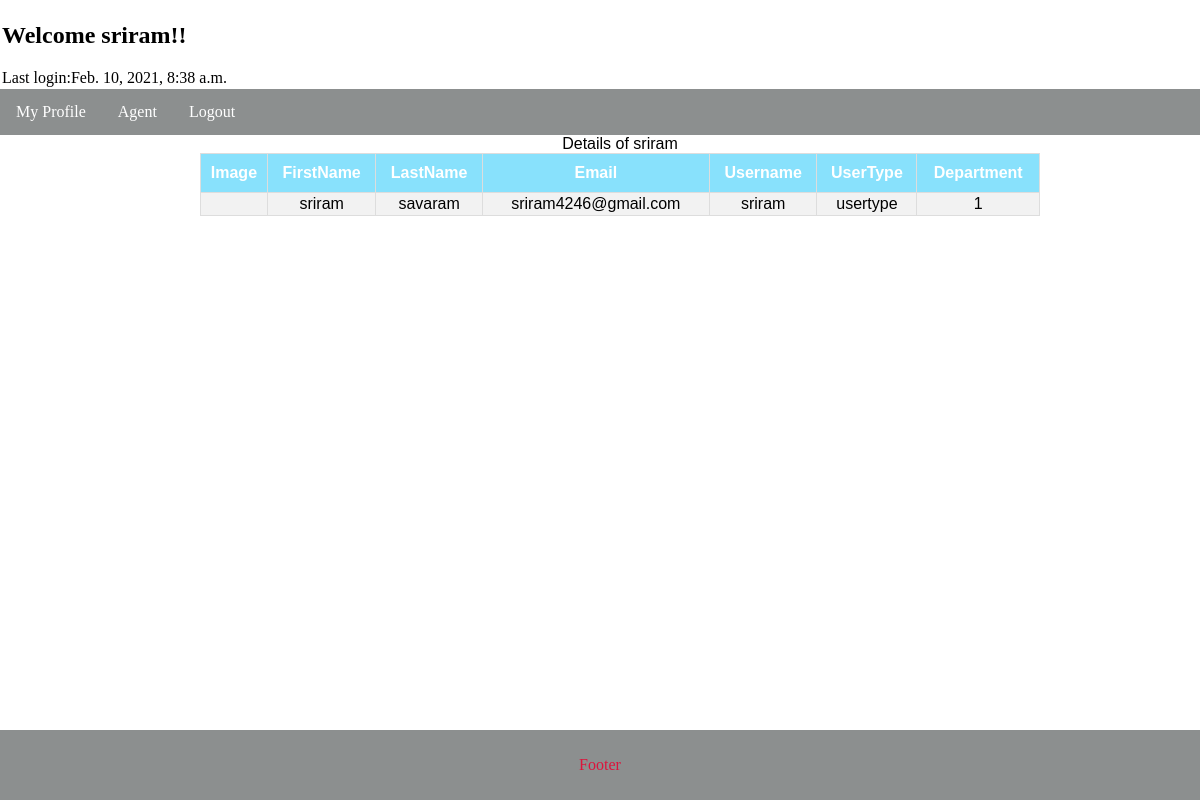
/agent/1/imageData/ (signed in), run on the app's committed database.
### agent/models.py (models this page shows, shortened)
class AgentTable(models.Model):
    id = models.AutoField(auto_created=True, primary_key=True)
    firstName = models.CharField(max_length=8, default="")
    lastName = models.CharField(max_length=30)
    username = models.CharField(max_length=20, unique=True, null=False)
    password = models.CharField(max_length=20, null=False)
    dept = models.CharField(max_length=30, blank=True, null=True)
    created_date = models.DateTimeField(default=timezone.now)
    email = models.EmailField(max_length=20, unique=True, default="", null=False)
    image = models.ImageField(blank=True, null=True, default='0')
    updated_date = models.DateTimeField(auto_now=True)
    created_by = models.CharField(max_length=30, null=True)
    count = models.IntegerField(blank=True, default=0)
    usertype = models.CharField(max_length=30,default='')

### agent/views.py (the view)
# urls.py: path('<int:id>/imageData/', views.imageData, name="imageData"),
def imageData(request, id):
    image_details = getAgentDetailsImageClick(id)
    usertype = request.session["usertype"]
    last_login = getLastLoginTime(request.session["id"])
    try:
        if image_details:
            return render(request, "showDetailImageClick.html", {"show_image_obj": image_details, "usertype": usertype,"last_login":last_login})
    except:
        return render(request, "showDetailImageClick.html", {"msg": "No details Found"})

### agent/DButils.py (called while the page is built)
def getLastLoginTime(sessionId):
    loginTimeList = []
    log_obj = LogTable.objects.filter(sessionId=sessionId).values_list('loginTime', flat=True)
    if log_obj:
        for last_login_time in log_obj:
            loginTimeList.append(last_login_time)
        loginTimeList.sort(reverse=True)
        if len(loginTimeList) >= 2:
            return loginTimeList[1]
        else:
            return loginTimeList[0]
    else:
        return datetime.datetime.now()

def getAgentDetailsImageClick(id):
    return AgentTable.objects.get(id=id)

### agent/templates/showDetailImageClick.html (shortened to what this page needs)
{% extends "agentDetails.html" %}
{% block code %}
        {% load static %}
            <link rel="stylesheet" type="text/css" href="{% static 'css/showAgents.css' %}">
<div>
    <table id="image-click-agent-table">
          {% if show_image_obj %}
              <caption>Details of {{show_image_obj.username}} </caption>
            <tr>
                <th>Image</th>
                <th>FirstName</th>
                <th>LastName</th>
                 <th>Email</th>
                 <th>Username</th>
                 <th>UserType</th>
                  <th>Department</th>
            </tr>
            <tr>
                <td>
                </td>
                <td>
                    {{show_image_obj.firstName}}
                <td>
                     {{show_image_obj.lastName}}
                </td>
                <td>
                     {{show_image_obj.email}}
                </td>
                <td>
                     {{show_image_obj.username}}
                </td>
                <td>
                     {{show_image_obj.usertype}}
                </td>
                <td>
                     {{show_image_obj.dept}}
                </td>
            </tr>
             {% endif %}
        </table>
  </div>
{%endblock%}

### static/css/profiledetails.css (style rules this page uses)
* { box-sizing: border-box; }
body { margin: 0; }

### static/css/showAgents.css (style rules this page uses)
* { box-sizing: border-box; }
body { margin: 0; }
#image-click-agent-table { font-family: Arial, Helvetica, sans-serif; border-collapse: collapse; width: 70%; margin-left:200px; }
#image-click-agent-table th,#image-click-agent-table td { border: 1px solid #ddd; padding: 2px 2px 2px; text-align: center; }
#image-click-agent-table th { padding-top: 10px; padding-bottom: 10px; background-color: #88e1fc; color: white; }
#image-click-agent-table tr:nth-child(even) { background-color: #f2f2f2; }

### data on the page
AgentTable: username "sriram", firstName "sriram", lastName "savaram", email "sriram4246@gmail.com", usertype "usertype", dept "1"

### other printed values
{{ request.session.firstName }} "sriram"
{{ last_login }} "Feb. 10, 2021, 8:38 a.m."
